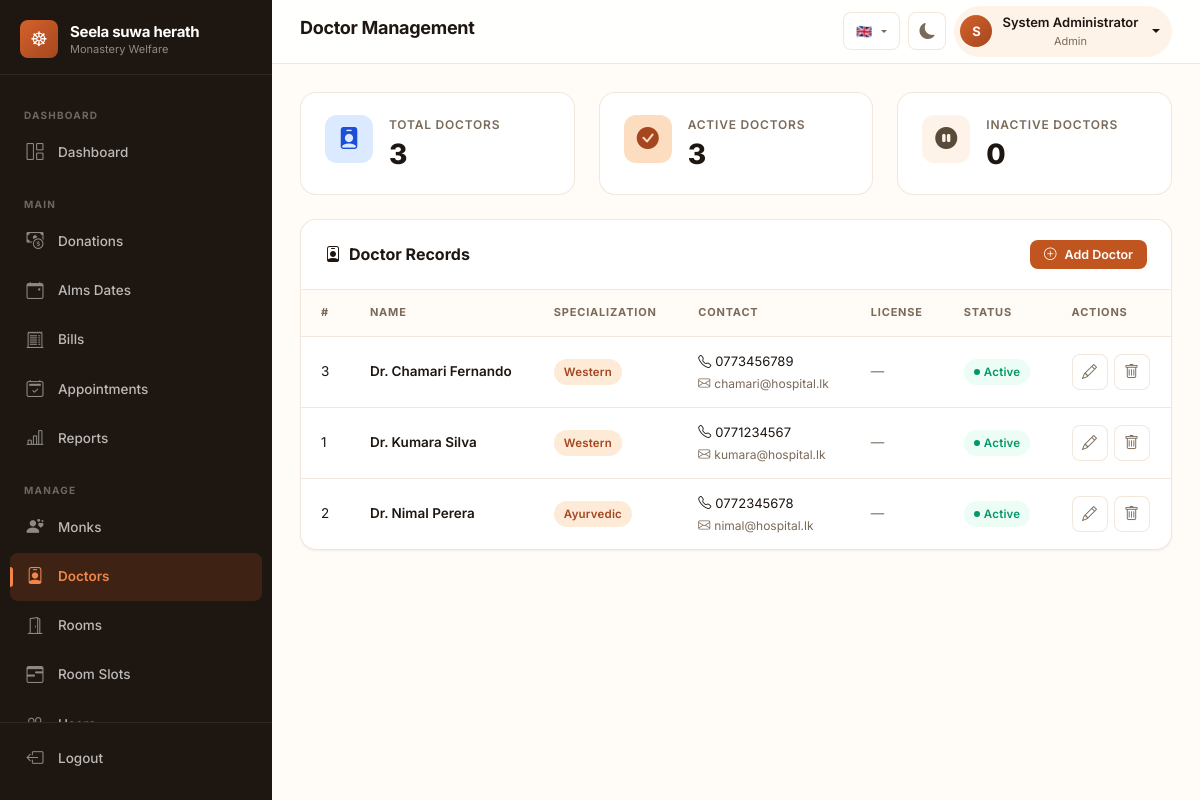
The page /pages/doctor_management.php (signed in) on the database its author committed.
### tables this page shows
CREATE TABLE doctors (
    doctor_id INT PRIMARY KEY AUTO_INCREMENT,
    full_name VARCHAR(150) NOT NULL,
    specialization ENUM('Ayurvedic', 'Western', 'General') NOT NULL,
    contact VARCHAR(20),
    email VARCHAR(150),
    license_number VARCHAR(50),
    status ENUM('active', 'inactive') DEFAULT 'active',
    created_at TIMESTAMP DEFAULT CURRENT_TIMESTAMP,
    updated_at TIMESTAMP DEFAULT CURRENT_TIMESTAMP ON UPDATE CURRENT_TIMESTAMP,
    INDEX idx_status (status),
    INDEX idx_specialization (specialization)
);

### pages/doctor_management.php (the view, shortened to what this page needs)
<?php
$servername = "localhost";
$username = "root";
$password = "";
$dbname = "monastery_healthcare";
$conn = new mysqli($servername, $username, $password, $dbname);
$doctors = [];
$result = $conn->query("SELECT * FROM doctors ORDER BY full_name ASC");
if ($result) {
    while ($row = $result->fetch_assoc()) {
        if (!array_key_exists('phone', $row)) {
            $row['phone'] = $row['contact'] ?? '';
        }
        $doctors[] = $row;
    }
}
$stats = [];
$stats['total'] = $conn->query("SELECT COUNT(*) as count FROM doctors")->fetch_assoc()['count'];
$stats['active'] = $conn->query("SELECT COUNT(*) as count FROM doctors WHERE status='active'")->fetch_assoc()['count'];
$stats['inactive'] = $conn->query("SELECT COUNT(*) as count FROM doctors WHERE status='inactive'")->fetch_assoc()['count'];
?>
<!DOCTYPE html>
<html lang="en">
<head>    <meta charset="UTF-8">
    <link href="https://cdn.jsdelivr.net/npm/bootstrap@5.3.3/dist/css/bootstrap.min.css" rel="stylesheet">
    <link rel="stylesheet" href="https://cdn.jsdelivr.net/npm/bootstrap-icons@1.11.1/font/bootstrap-icons.css">
</head>
<body>
<?php include ROOT_PATH . 'includes/navbar.php'; ?>
    <div class="row g-4 mb-4">
        <div class="col-xl-4 col-md-6">
            <div class="stat-card">
                <div class="stat-icon blue"><i class="bi bi-person-badge-fill"></i></div>
                <div class="stat-info">
                    <div class="stat-label">Total Doctors</div>
                    <div class="stat-value"><?= $stats['total'] ?></div>
                </div>
            </div>
        </div>
        <div class="col-xl-4 col-md-6">
            <div class="stat-card">
                <div class="stat-icon emerald"><i class="bi bi-check-circle-fill"></i></div>
                <div class="stat-info">
                    <div class="stat-label">Active Doctors</div>
                    <div class="stat-value"><?= $stats['active'] ?></div>
                </div>
            </div>
        </div>
        <div class="col-xl-4 col-md-6">
            <div class="stat-card">
                <div class="stat-icon slate"><i class="bi bi-pause-circle-fill"></i></div>
                <div class="stat-info">
                    <div class="stat-label">Inactive Doctors</div>
                    <div class="stat-value"><?= $stats['inactive'] ?></div>
                </div>
            </div>
        </div>
    </div>
    <div class="modern-table-wrapper">
        <div class="modern-table-header">
            <h5><i class="bi bi-person-badge me-2"></i>Doctor Records</h5>
            <?php if (!$isMonk): ?>
            <button class="btn-modern btn-primary-modern btn-sm-modern" data-bs-toggle="modal" data-bs-target="#addModal">
                <i class="bi bi-plus-circle"></i> Add Doctor
            </button>
            <?php endif; ?>
        </div>
        <div class="table-responsive-modern">
            <table class="modern-table">
                <thead>
                    <tr>
                        <th>#</th>
                        <th>Name</th>
                        <th>Specialization</th>
                        <th>Contact</th>
                        <th>License</th>
                        <th>Status</th>
                        <th>Actions</th>
                    </tr>
                </thead>
                <tbody>
                    <?php if (count($doctors) > 0): ?>
                        <?php foreach ($doctors as $doctor): ?>
                            <tr>
                                <td><?= $doctor['doctor_id'] ?></td>
                                <td><div style="font-weight:600;"><?= htmlspecialchars($doctor['full_name']) ?></div></td>
                                <td><span class="badge-modern badge-primary"><?= htmlspecialchars($doctor['specialization']) ?></span></td>
                                <td>
                                    <?php if ($doctor['phone']): ?>
                                        <div style="font-size:13px;"><i class="bi bi-telephone me-1"></i><?= htmlspecialchars($doctor['phone']) ?></div>
                                    <?php endif; ?>
                                    <?php if ($doctor['email']): ?>
                                        <div style="font-size:12px;color:var(--text-secondary);margin-top:2px;"><i class="bi bi-envelope me-1"></i><?= htmlspecialchars($doctor['email']) ?></div>
                                    <?php endif; ?>
                                </td>
                                <td>
                                    <?php if ($doctor['license_number']): ?>
                                        <span style="font-size:13px;"><i class="bi bi-award me-1"></i><?= htmlspecialchars($doctor['license_number']) ?></span>
                                    <?php else: ?>
                                        <span style="color:var(--text-secondary);">—</span>
                                    <?php endif; ?>
                                </td>
                                <td>
                                    <span class="badge-modern <?= $doctor['status'] == 'active' ? 'badge-success' : 'badge-neutral' ?> badge-dot"><?= ucfirst($doctor['status']) ?></span>
                                </td>
                                <td>
                                    <div style="display:flex;gap:6px;">
                                        <button class="btn-icon" onclick="editDoctor(<?= htmlspecialchars(json_encode($doctor)) ?>)" title="Edit">
                                            <i class="bi bi-pencil"></i>
                                        </button>
                                        <form method="POST" style="display:inline;" onsubmit="return confirm('Delete this doctor?')">
                                            <button type="submit" class="btn-icon danger" title="Delete">
                                                <i class="bi bi-trash"></i>
                                            </button>
                                        </form>
                                    </div>
                                </td>
                            </tr>
                        <?php endforeach; ?>
                    <?php endif; ?>
                </tbody>
            </table>
        </div>
    </div>
<?php include ROOT_PATH . 'includes/footer.php'; ?>
</body>
</html>

### rows shown on the page
doctors: doctor_id "3", full_name "Dr. Chamari Fernando", specialization "Western", contact "0773456789", email "chamari@hospital.lk", status "Active"
doctors: doctor_id "1", full_name "Dr. Kumara Silva", specialization "Western", contact "0771234567", email "kumara@hospital.lk", status "Active"
doctors: doctor_id "2", full_name "Dr. Nimal Perera", specialization "Ayurvedic", contact "0772345678", email "nimal@hospital.lk", status "Active"

### other values the page prints
__('dashboard') "DASHBOARD"
__('dashboard') "Dashboard"
__('donations') "Donations"
__('bills') "Bills"
__('appointments') "Appointments"
__('reports') "Reports"
__('manage') "MANAGE"
__('monks') "Monks"
__('doctors') "Doctors"
__('rooms') "Rooms"
__('room_slots') "Room Slots"
__('logout') "Logout"
$pageTitle "Doctor Management"
$userInitial "S"
$userName "System Administrator"
